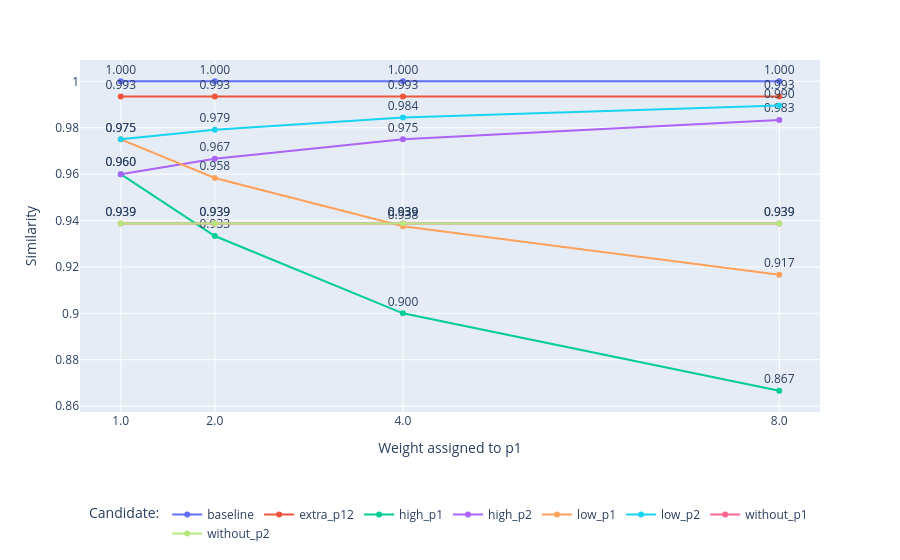

Notebook source saved alongside this figure:
### Code cell
import plotly.express as px

# Mapeia nomes longos para rótulos mais curtos
label_map = {
    "cand_full_match_all_given_then": "Full match",
    "cand_error_only_p1_threshold_low": "p1 low",
    "cand_error_only_p1_threshold_high": "p1 high",
    "cand_error_only_p10_threshold_low": "p10 low",
    "cand_error_only_p10_threshold_high": "p10 high",
    "cand_errors_other_params_p2_low_p1_p10_correct": "other param low",
    "cand_errors_p1_p10_both_threshold_low": "p1 & p10 low",
    "cand_errors_p1_p10_both_threshold_high": "p1 & p10 high",
    "cand_errors_other_params_p2_high_p1_p10_correct": "other param high",
    "cand_errors_without_p1": "without p1",
    "cand_errors_without_p10": "without p10",
}

# 1) ordenar para as linhas ficarem “certinhas”
df_plot = df_w.sort_values(['candidate_name', 'w_p1']).copy()
df_plot["candidate_label"] = df_plot["candidate_name"].map(label_map).fillna(df_plot["candidate_name"])

# 2) gráfico de linhas: uma linha por candidato, x = peso de p1, y = similaridade
fig = px.line(
    df_plot,
    x='w_p1',
    y='similarity_result',
    color='candidate_label',
    markers=True,
    text=df_plot['similarity_result'].map(lambda v: f"{v:.3f}"),
    labels={
        'w_p1': 'Weight assigned to p1',   # <-- só p1 agora
        'similarity_result': 'Similarity',
        'candidate_label': 'Candidate'
    }
)

# 3) colocar os valores de similaridade acima dos pontos
fig.update_traces(textposition='top center')

# valores fixos desejados no eixo X (só p1 mudou)
x_vals   = [1.0, 2.0, 4.0, 8.0]
x_labels = [f"{v:.1f}" for v in x_vals]   # ou use f"w_p1 = {v:.1f}" se quiser

# 4) ajustar eixo X e legenda embaixo, horizontal
fig.update_layout(
    legend_title_text='Candidate:',
    legend=dict(
        orientation='h',
        x=0.5,
        xanchor='center',
        y=-0.25,
        yanchor='top'
    ),
    xaxis=dict(
        tickmode='array',
        tickvals=x_vals,    # posições no eixo (w_p1)
        ticktext=x_labels   # rótulos mostrando só o peso de p1
    )
)

fig.show()

### Figure 1 — Plotly figure (JSON) as saved in the notebook; plotly's stock layout.template omitted (floating-point values rounded to 4 significant figures)
{"data": [{"hovertemplate": "Candidate=baseline<br>Weight assigned to p1=%{x}<br>Similarity=%{y}<br>text=%{text}<extra></extra>", "legendgroup": "baseline", "line": {"color": "#636efa", "dash": "solid"}, "marker": {"symbol": "circle"}, "mode": "lines+markers+text", "name": "baseline", "orientation": "v", "showlegend": true, "text": ["1.000", "1.000", "1.000", "1.000"], "textposition": "top center", "type": "scatter", "x": [1.0, 2.0, 4.0, 8.0], "xaxis": "x", "y": [1.0, 1.0, 1.0, 1.0], "yaxis": "y"}, {"hovertemplate": "Candidate=extra_p12<br>Weight assigned to p1=%{x}<br>Similarity=%{y}<br>text=%{text}<extra></extra>", "legendgroup": "extra_p12", "line": {"color": "#EF553B", "dash": "solid"}, "marker": {"symbol": "circle"}, "mode": "lines+markers+text", "name": "extra_p12", "orientation": "v", "showlegend": true, "text": ["0.993", "0.993", "0.993", "0.993"], "textposition": "top center", "type": "scatter", "x": [1.0, 2.0, 4.0, 8.0], "xaxis": "x", "y": [0.9935, 0.9935, 0.9935, 0.9935], "yaxis": "y"}, {"hovertemplate": "Candidate=high_p1<br>Weight assigned to p1=%{x}<br>Similarity=%{y}<br>text=%{text}<extra></extra>", "legendgroup": "high_p1", "line": {"color": "#00cc96", "dash": "solid"}, "marker": {"symbol": "circle"}, "mode": "lines+markers+text", "name": "high_p1", "orientation": "v", "showlegend": true, "text": ["0.960", "0.933", "0.900", "0.867"], "textposition": "top center", "type": "scatter", "x": [1.0, 2.0, 4.0, 8.0], "xaxis": "x", "y": [0.96, 0.9333, 0.9, 0.8667], "yaxis": "y"}, {"hovertemplate": "Candidate=high_p2<br>Weight assigned to p1=%{x}<br>Similarity=%{y}<br>text=%{text}<extra></extra>", "legendgroup": "high_p2", "line": {"color": "#ab63fa", "dash": "solid"}, "marker": {"symbol": "circle"}, "mode": "lines+markers+text", "name": "high_p2", "orientation": "v", "showlegend": true, "text": ["0.960", "0.967", "0.975", "0.983"], "textposition": "top center", "type": "scatter", "x": [1.0, 2.0, 4.0, 8.0], "xaxis": "x", "y": [0.96, 0.9667, 0.975, 0.9833], "yaxis": "y"}, {"hovertemplate": "Candidate=low_p1<br>Weight assigned to p1=%{x}<br>Similarity=%{y}<br>text=%{text}<extra></extra>", "legendgroup": "low_p1", "line": {"color": "#FFA15A", "dash": "solid"}, "marker": {"symbol": "circle"}, "mode": "lines+markers+text", "name": "low_p1", "orientation": "v", "showlegend": true, "text": ["0.975", "0.958", "0.938", "0.917"], "textposition": "top center", "type": "scatter", "x": [1.0, 2.0, 4.0, 8.0], "xaxis": "x", "y": [0.975, 0.9583, 0.9375, 0.9167], "yaxis": "y"}, {"hovertemplate": "Candidate=low_p2<br>Weight assigned to p1=%{x}<br>Similarity=%{y}<br>text=%{text}<extra></extra>", "legendgroup": "low_p2", "line": {"color": "#19d3f3", "dash": "solid"}, "marker": {"symbol": "circle"}, "mode": "lines+markers+text", "name": "low_p2", "orientation": "v", "showlegend": true, "text": ["0.975", "0.979", "0.984", "0.990"], "textposition": "top center", "type": "scatter", "x": [1.0, 2.0, 4.0, 8.0], "xaxis": "x", "y": [0.975, 0.9792, 0.9844, 0.9896], "yaxis": "y"}, {"hovertemplate": "Candidate=without_p1<br>Weight assigned to p1=%{x}<br>Similarity=%{y}<br>text=%{text}<extra></extra>", "legendgroup": "without_p1", "line": {"color": "#FF6692", "dash": "solid"}, "marker": {"symbol": "circle"}, "mode": "lines+markers+text", "name": "without_p1", "orientation": "v", "showlegend": true, "text": ["0.939", "0.939", "0.939", "0.939"], "textposition": "top center", "type": "scatter", "x": [1.0, 2.0, 4.0, 8.0], "xaxis": "x", "y": [0.9388, 0.9388, 0.9388, 0.9388], "yaxis": "y"}, {"hovertemplate": "Candidate=without_p2<br>Weight assigned to p1=%{x}<br>Similarity=%{y}<br>text=%{text}<extra></extra>", "legendgroup": "without_p2", "line": {"color": "#B6E880", "dash": "solid"}, "marker": {"symbol": "circle"}, "mode": "lines+markers+text", "name": "without_p2", "orientation": "v", "showlegend": true, "text": ["0.939", "0.939", "0.939", "0.939"], "textposition": "top center", "type": "scatter", "x": [1.0, 2.0, 4.0, 8.0], "xaxis": "x", "y": [0.9388, 0.9388, 0.9388, 0.9388], "yaxis": "y"}], "layout": {"legend": {"orientation": "h", "title": {"text": "Candidate:"}, "tracegroupgap": 0, "x": 0.5, "xanchor": "center", "y": -0.25, "yanchor": "top"}, "margin": {"t": 60}, "xaxis": {"anchor": "y", "domain": [0, 1], "tickmode": "array", "ticktext": ["1.0", "2.0", "4.0", "8.0"], "tickvals": [1, 2, 4, 8], "title": {"text": "Weight assigned to p1"}}, "yaxis": {"anchor": "x", "domain": [0, 1], "title": {"text": "Similarity"}}}}
